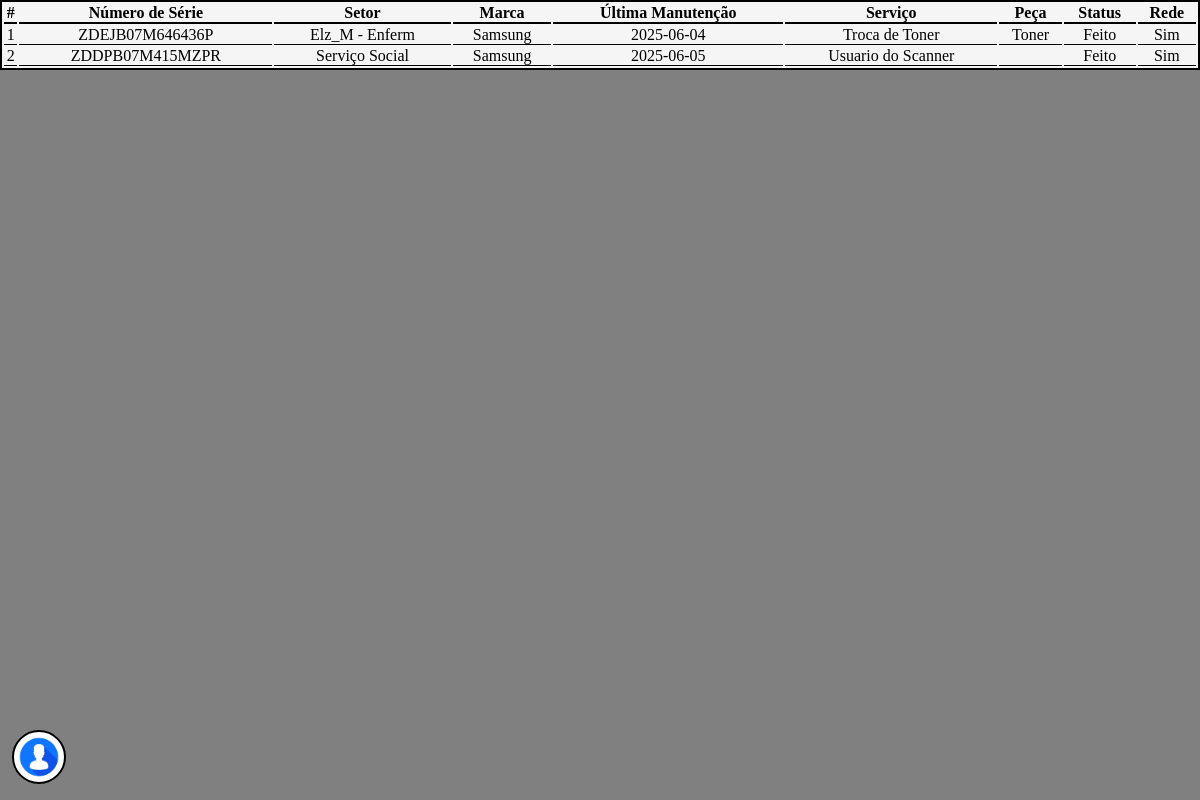
Screenshot of /src/tabs/impressoras.php with the database file from the repository.
### tables this page shows
CREATE TABLE impressoras (
    id_imp INT AUTO_INCREMENT PRIMARY KEY,
    numero_de_serie VARCHAR(50) NOT NULL UNIQUE,
    setor VARCHAR(50) NOT NULL,
    marca ENUM('Samsung', 'HP', 'Epson') NOT NULL,
    ultima_manutencao DATE NOT NULL DEFAULT '2025-06-23',
    problema TEXT NOT NULL DEFAULT 'Nenhum',
    peca_utilizada VARCHAR(50) NOT NULL DEFAULT 'Nenhuma',
    status_de_conclusao ENUM('Pendente', 'Em andamento', 'Feito') NOT NULL DEFAULT 'Pendente',
    rede ENUM('Sim', 'Não') NOT NULL
);

### src/classeimpressora.php (called while the page is built, shortened)
<?php
class Impressoras
{
    public function listarImpressoras() {
        require("conexaobd.php");
        $comando = "SELECT * FROM impressoras ORDER BY ultima_manutencao;";
        $stmt = $pdo->prepare($comando);
        $stmt->execute();
        return $stmt;
    }
}
?>

### src/tabs/impressoras.php (the view, shortened to what this page needs)
<!DOCTYPE html>
<html lang="pt-br">
<head>
    <link rel="stylesheet" href="../style.css">
    <link rel="stylesheet" href="https://cdnjs.cloudflare.com/ajax/libs/font-awesome/6.6.0/css/all.min.css"
 />
</head>
<body style="background-color: gray; display: flex;">
    <div class="profile">
        <div class="profile-img" onclick="toggleTray()"></div>
    </div>
    <div class="content">
        <table>
            <thead>
                <tr>
                    <th>#</th>
                    <th>Número de Série</th>
                    <th>Setor</th>
                    <th>Marca</th>
                    <th>Última Manutenção</th>
                    <th>Serviço</th>
                    <th>Peça</th>
                    <th>Status</th>
                    <th>Rede</th>
                </tr>
            </thead>
            <?php
            require("../classeimpressora.php");
            $impressora = new Impressoras();
            $listaDeimpressoras = $impressora->listarImpressoras();
            foreach ($listaDeimpressoras as $registro) {
                $id_imp = $registro['id_imp'];
                $numero_de_serie = $registro['numero_de_serie'];
                $setor = $registro['setor'];
                $marca = $registro['marca'];
                $ultima_manutencao = $registro['ultima_manutencao'];
                $problema = $registro['problema'];
                $peca_utilizada = $registro['peca_utilizada'];
                $status_de_conclusao = $registro['status_de_conclusao'];
                $rede = $registro['rede'];
                echo "<tr>";
                echo "<td>$id_imp</td>";
                echo "<td>$numero_de_serie</td>";
                echo "<td>$setor</td>";
                echo "<td>$marca</td>";
                echo "<td>$ultima_manutencao</td>";
                echo "<td>$problema</td>";
                echo "<td>$peca_utilizada</td>";
                echo "<td>$status_de_conclusao</td>";
                echo "<td>$rede</td>";
                echo "</tr>";
            }
            ?>
        </table>
    </div>
</body>
</html>

### src/style.css (style rules this page uses)
* { margin: 0; padding: 0; }
.profile { display: flex; flex-direction: column; justify-items: center; align-items: center; gap: 1vh; position: fixed; bottom: 2vh; margin-left: 1vw; }
.profile-img { display: flex; justify-content: center; align-items: center; height: 50px; width: 50px; border: 2px solid black; border-radius: 50%; background-image: url("./imgs/demo.jpg"); background-position: center; background-repeat: no-repeat; background-size: cover; cursor: pointer; }
.content { width: 100%; display: flex; flex-direction: column; align-items: center; justify-content: start; }
.content table { border: 2px solid black; background-color: whitesmoke; width: 100%; }
.content table th { border-bottom: 2.5px solid black; }
.content table td { border-bottom: 1.5px solid black; text-align:center }

### rows the page displays
impressoras: id_imp "1", numero_de_serie "ZDEJB07M646436P", setor "Elz_M - Enferm", marca "Samsung", ultima_manutencao "2025-06-04", problema "Troca de Toner", peca_utilizada "Toner", status_de_conclusao "Feito", rede "Sim"
impressoras: id_imp "2", numero_de_serie "ZDDPB07M415MZPR", setor "Serviço Social", marca "Samsung", ultima_manutencao "2025-06-05", problema "Usuario do Scanner", status_de_conclusao "Feito", rede "Sim"
